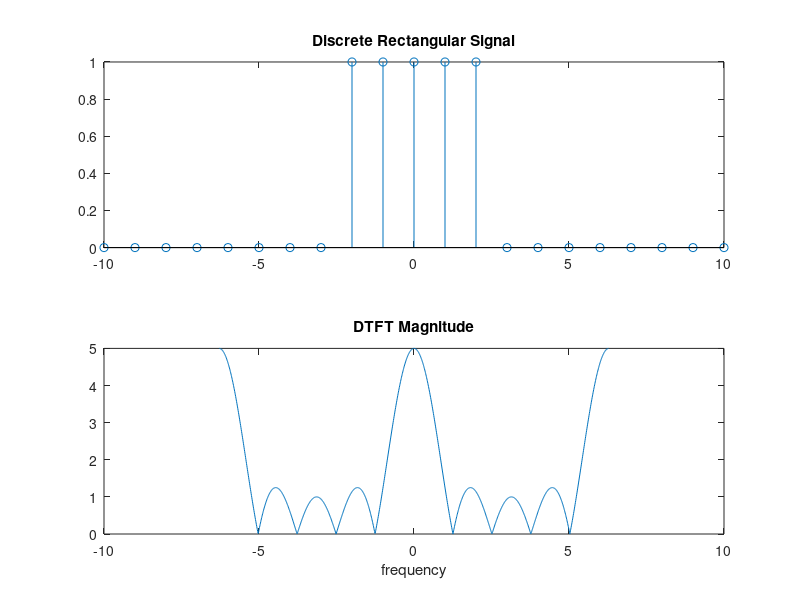

Here is the MATLAB script that generated this plot:
clear;
clc;

n = -10:10;
x = (n >= -2) & (n <= 2);
subplot(2,1,1);
stem(n, x);
title('Discrete Rectangular Signal');

w = -2*pi:0.01:2*pi;
for k = 1:length(w)
    X(k) = sum(x .* exp(-1j*w(k)*n));
end
subplot(2,1,2);
plot(w, abs(X));

title('DTFT Magnitude');
xlabel('frequency');
